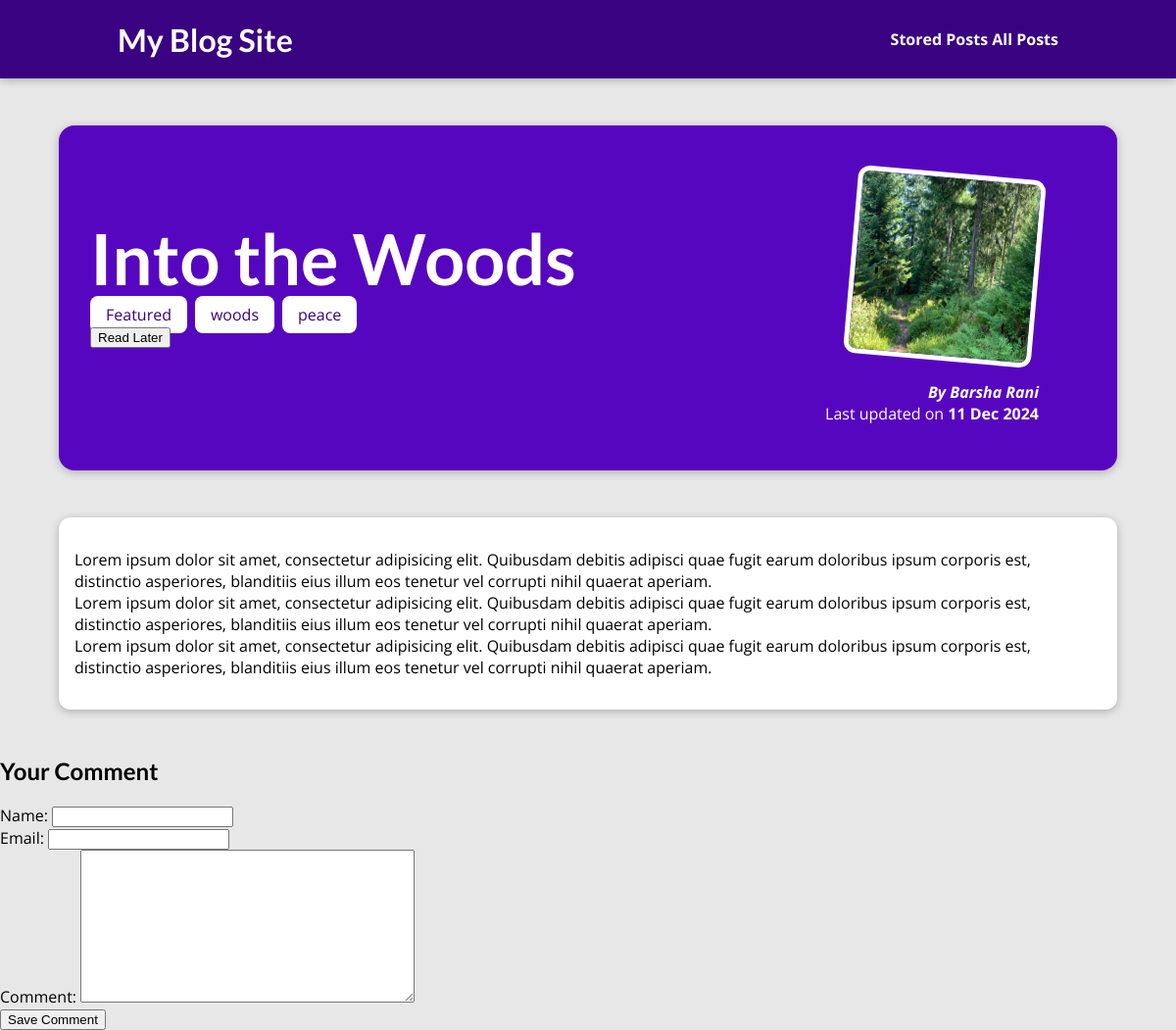
The app's page /posts/into-the-woods with its own data.
### blog/models.py (models this page shows, shortened)
class Post(models.Model):
    title = models.CharField(max_length=50)
    excerpt = models.CharField(max_length=200)
    image = models.ImageField(upload_to='posts',null=True)
    date = models.DateField()
    slug = models.SlugField(blank=False, null=False, unique=True, db_index=True)
    content = models.TextField(validators=[MinLengthValidator(10)])
    author = models.ForeignKey(Author, on_delete=models.CASCADE, related_name="posts")
    tags = models.ManyToManyField(Tag)

class Tag(models.Model):
    caption = models.CharField(max_length=20)

class Author(models.Model):
    first_name = models.CharField(max_length=30)
    last_name = models.CharField(max_length=40)
    email = models.EmailField()
    def full_name(self):
        return f"{self.first_name} {self.last_name}"

### blog/views.py (the view, shortened to what this page needs)
# urls.py: path('posts/<slug:slug>', views.PostDetailsView.as_view(), name='post-details-page'),
class PostDetailsView(View):
    def is_stored_post(self,request,post):
        stored_posts = request.session.get('stored_posts')
        if stored_posts is not None:
            is_saved_for_later = post.id in stored_posts
        else:
            is_saved_for_later = False
        return is_saved_for_later
    def get(self,request,slug):
            post = Post.objects.get(slug=slug)
            context = {
                "post_detail": post,
                "post_tags": post.tags.all(),
                "comment_form": CommentForm(),
                "comments": post.comments.all().order_by("-id"),
                "saved_for_later": self.is_stored_post(request,post)
            }
            return render(request,"blog/post-details.html",context)

### blog/forms.py
class CommentForm(forms.ModelForm):
    class Meta:
        model = Comment
        fields = '__all__'
        exclude = ['post']
        labels = {
            'user_name': 'Name',
            'user_email': 'Email',
            'text': 'Comment'
        }

### blog/templates/blog/post-details.html (shortened to what this page needs)
{% extends "base.html" %}
{% load static %}
{% block css_files %}
    <link rel="stylesheet" href="{% static 'blog/post-details.css' %}">
{% endblock css_files %}
{% block content %}
    <section id="summary">
        <h2>{{ post_detail.title }}</h2>
        <div>
            {% for tag in post_tags %}<span class="tag">{{ tag.caption }}</span>{% endfor %}
        </div>
        <div id="read-later">
            <form action="{% url "read-later-page" %}" method="POST">
                <button>
                    {% if saved_for_later %}
                        Remove from "Read Later" list
                    {% else %}
                        Read Later
                    {% endif %}
                </button>
            </form>
        </div>
        <article>
            <img src="{{ post_detail.image.url }}" alt={{ post_detail.title }}>
            <address>By <a href="mailto:{{ post_detail.author.email }}">{{ post_detail.author.full_name|title }}</a></address>
            <div>
                Last updated on <time>{{ post_detail.date|date:"d M Y" }}</time>
            </div>
        </article>
    </section>
    <main>
        {{ post_detail.content|linebreaks }}
    </main>
    <section id="comment-form">
        <h2>Your Comment</h2>
        <form action="{% url "post-details-page" post_detail.slug %}" method="POST">
            {% for form_field in comment_form %}
                <div class="form-control {% if form_field.errors %}invalid{% endif %}">
                    {{ form_field.label_tag }}
                    {{ form_field }}
                </div>
            {% endfor %}
            <button>Save Comment</button>
        </form>
    </section>
{% endblock content %}

### static/app.css (style rules this page uses)
* { box-sizing: border-box; }
html { font-family: 'Open Sans', 'Lato', sans-serif; }
body { margin: 0; }
h1, h2, h3 { font-family: 'Lato', sans-serif; font-weight: bold; }

### blog/static/blog/post-details.css (style rules this page uses)
body { background-color: #e7e7e7; }
#summary { margin: 8rem auto 3rem auto; padding: 2rem; width: 90%; max-width: 90rem; border-radius: 16px; background-color: #5706c0; position: relative; box-shadow: 0 2px 8px rgba(0, 0, 0, 0.25); height: 22rem; }
#summary a { color: white; text-decoration: none; }
#summary h2 { color: white; font-size: 4.5rem; margin-bottom: 0.25rem; }
#summary article { position: absolute; top: 2rem; right: 3rem; padding: 1rem 2rem; border-radius: 12px; text-align: right; color: white; }
#summary article img { width: 12rem; height: 12rem; border-radius: 12px; transform: rotateZ(5deg); border: 5px solid white; margin-bottom: 1rem; }
#summary address { font-weight: bold; }
#summary time { font-weight: bold; }
main { width: 90%; max-width: 90rem; margin: 3rem auto; background-color: white; padding: 1rem; border-radius: 12px; box-shadow: 0 2px 8px rgba(0, 0, 0, 0.25); }
.tag { background-color: white; color: #390281; padding: 0.5rem 1rem; border-radius: 8px; margin-right: 0.5rem; }

### records on screen
Post: title "Into the Woods", image (picture), author.full_name "Barsha Rani", date "11 Dec 2024", content "Lorem ipsum dolor sit amet, consectetur adipisicing elit. Quibusdam debitis adipisci quae fugit earum doloribus ipsum corporis est, distinctio asperiores, blanditiis eius illum eos tenetur vel corrupti nihil quaerat aperiam. Lorem ipsum dolor sit amet, consectetur adipisicing elit. Quibusdam debitis adipisci quae fugit earum doloribus ipsum corporis est, distinctio asperiores, blanditiis eius illum eos tenetur vel corrupti nihil quaerat aperiam. Lorem ipsum dolor sit amet, consectetur adipisicing elit. Quibusdam debitis adipisci quae fugit earum doloribus ipsum corporis est, distinctio asperiores, blanditiis eius illum eos tenetur vel corrupti nihil quaerat aperiam."
Tag: caption "Featured"
Tag: caption "woods"
Tag: caption "peace"
